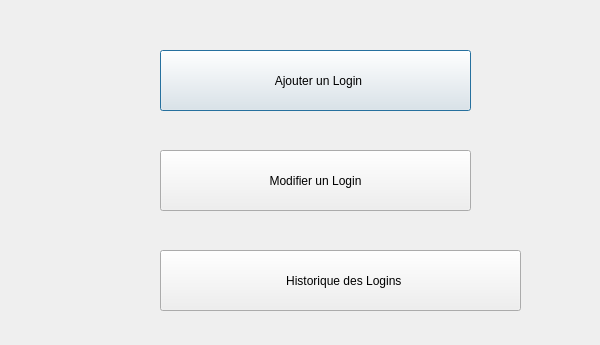
<?xml version="1.0" encoding="UTF-8"?>
<ui version="4.0">
 <class>gestion_login2</class>
 <widget class="QDialog" name="gestion_login2">
  <property name="geometry">
   <rect>
    <x>0</x>
    <y>0</y>
    <width>600</width>
    <height>345</height>
   </rect>
  </property>
  <property name="windowTitle">
   <string>Dialog</string>
  </property>
  <property name="styleSheet">
   <string notr="true"/>
  </property>
  <widget class="QPushButton" name="btn_add_login">
   <property name="geometry">
    <rect>
     <x>160</x>
     <y>50</y>
     <width>311</width>
     <height>61</height>
    </rect>
   </property>
   <property name="styleSheet">
    <string notr="true">border-image: url(:/img/dashboard/btn_gestion_patient1.png)3 10 15 10;
font: 24pt &quot;Bahnschrift&quot;;
</string>
   </property>
   <property name="text">
    <string>  Ajouter un Login</string>
   </property>
  </widget>
  <widget class="QLabel" name="icon_add_login">
   <property name="geometry">
    <rect>
     <x>110</x>
     <y>40</y>
     <width>81</width>
     <height>81</height>
    </rect>
   </property>
   <property name="styleSheet">
    <string notr="true">border-image: url(:/img/login/img/Gestion login/icon_add.png);</string>
   </property>
   <property name="text">
    <string/>
   </property>
  </widget>
  <widget class="QLabel" name="icon_edit_login">
   <property name="geometry">
    <rect>
     <x>110</x>
     <y>140</y>
     <width>81</width>
     <height>81</height>
    </rect>
   </property>
   <property name="styleSheet">
    <string notr="true">border-image: url(:/img/login/img/Gestion login/icon_edit.png);</string>
   </property>
   <property name="text">
    <string/>
   </property>
  </widget>
  <widget class="QPushButton" name="btn_edit_login">
   <property name="geometry">
    <rect>
     <x>160</x>
     <y>150</y>
     <width>311</width>
     <height>61</height>
    </rect>
   </property>
   <property name="styleSheet">
    <string notr="true">border-image: url(:/img/dashboard/btn_gestion_patient1.png)3 10 15 10;
font: 24pt &quot;Bahnschrift&quot;;
</string>
   </property>
   <property name="text">
    <string>Modifier un Login</string>
   </property>
  </widget>
  <widget class="QLabel" name="label">
   <property name="geometry">
    <rect>
     <x>0</x>
     <y>0</y>
     <width>600</width>
     <height>351</height>
    </rect>
   </property>
   <property name="styleSheet">
    <string notr="true">border-image: url(:/img/login/img/Background_color.png);</string>
   </property>
   <property name="text">
    <string/>
   </property>
  </widget>
  <widget class="QPushButton" name="btn_historique_login">
   <property name="geometry">
    <rect>
     <x>160</x>
     <y>250</y>
     <width>361</width>
     <height>61</height>
    </rect>
   </property>
   <property name="styleSheet">
    <string notr="true">border-image: url(:/img/dashboard/btn_gestion_patient1.png)3 10 15 10;
font: 24pt &quot;Bahnschrift&quot;;
</string>
   </property>
   <property name="text">
    <string>  Historique des Logins</string>
   </property>
  </widget>
  <widget class="QLabel" name="icon_edit_login_2">
   <property name="geometry">
    <rect>
     <x>110</x>
     <y>240</y>
     <width>81</width>
     <height>81</height>
    </rect>
   </property>
   <property name="styleSheet">
    <string notr="true">border-image: url(:/img/login/img/Gestion login/refresh.png);</string>
   </property>
   <property name="text">
    <string/>
   </property>
  </widget>
  <zorder>label</zorder>
  <zorder>btn_add_login</zorder>
  <zorder>icon_add_login</zorder>
  <zorder>btn_edit_login</zorder>
  <zorder>icon_edit_login</zorder>
  <zorder>btn_historique_login</zorder>
  <zorder>icon_edit_login_2</zorder>
 </widget>
 <resources/>
 <connections/>
</ui>
